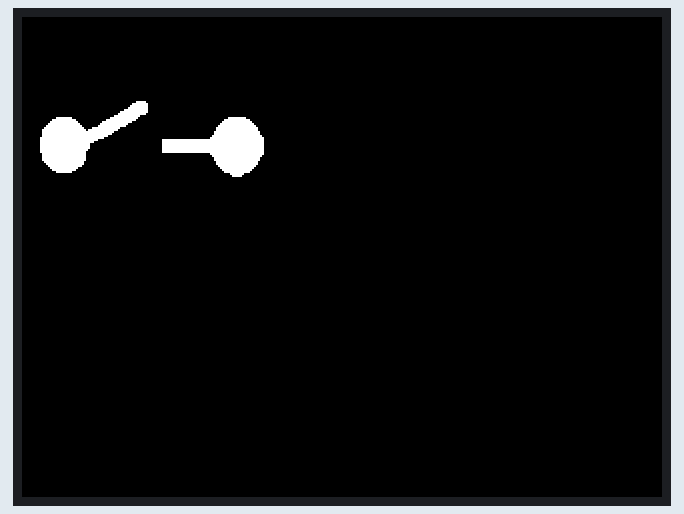
Bench run of a program on a simulated ESP32. Shown: 320×240 colour display.

Above: at 0.3 s.

The program:

main.cpp
```cpp
#include <TFT_eSPI.h>      // Include the TFT_eSPI library
#include <stdint.h>  // This will define uint16_t
#include "Resim.c"       // Include your image data file (generated from Image2CPP or another tool)

// Initialize TFT display
TFT_eSPI tft = TFT_eSPI();

void setup() {
    tft.begin();                    // Initialize the TFT screen
    tft.setRotation(1);              // Set screen orientation (adjust if needed)
    tft.fillScreen(TFT_BLACK);       // Clear the screen with black color

    // Display the image on the TFT screen at position (0, 0)
    tft.pushImage(0, 0, 128, 128, myImage);
}

void loop() {
    // Nothing to do here, the image is displayed once on setup
    // If you want to update or animate the image, you can add code here
}
```

Source omitted: Resim.c (data table, 132186 bytes)
